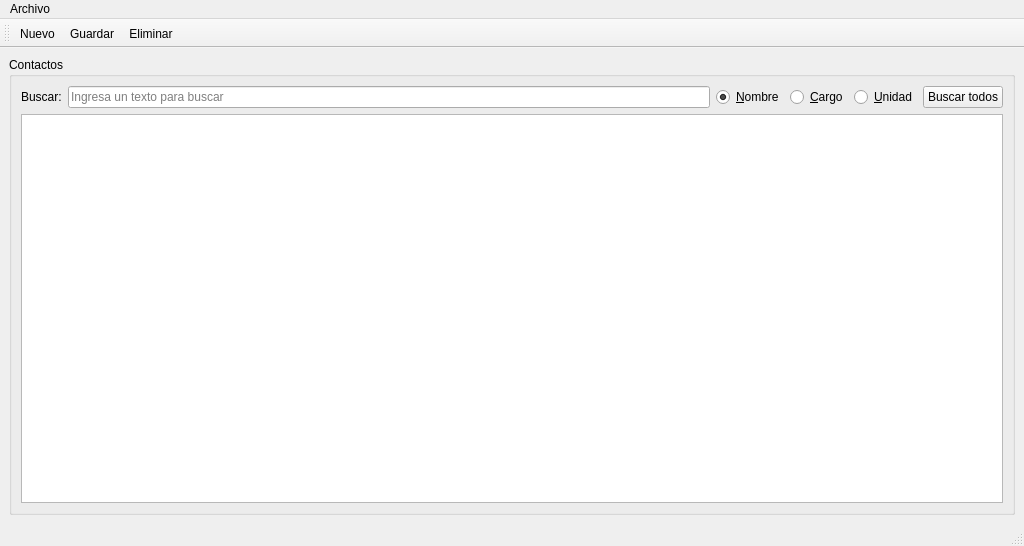
<?xml version="1.0" encoding="UTF-8"?>
<ui version="4.0">
 <class>ApolloLink</class>
 <widget class="QMainWindow" name="ApolloLink">
  <property name="geometry">
   <rect>
    <x>0</x>
    <y>0</y>
    <width>1024</width>
    <height>546</height>
   </rect>
  </property>
  <property name="minimumSize">
   <size>
    <width>1024</width>
    <height>400</height>
   </size>
  </property>
  <property name="windowTitle">
   <string>Directorio Telefónico</string>
  </property>
  <property name="windowIcon">
   <iconset resource="recursos.qrc">
    <normaloff>:/resources/app.png</normaloff>:/resources/app.png</iconset>
  </property>
  <widget class="QWidget" name="centralwidget">
   <layout class="QHBoxLayout" name="horizontalLayout_2">
    <item>
     <widget class="QGroupBox" name="groupBox">
      <property name="title">
       <string>Contactos</string>
      </property>
      <layout class="QVBoxLayout" name="verticalLayout">
       <item>
        <widget class="QWidget" name="widget" native="true">
         <layout class="QHBoxLayout" name="horizontalLayout">
          <property name="leftMargin">
           <number>0</number>
          </property>
          <property name="topMargin">
           <number>0</number>
          </property>
          <property name="rightMargin">
           <number>0</number>
          </property>
          <property name="bottomMargin">
           <number>0</number>
          </property>
          <item>
           <widget class="QLabel" name="label_9">
            <property name="text">
             <string>Buscar:</string>
            </property>
           </widget>
          </item>
          <item>
           <widget class="QLineEdit" name="inBuscar">
            <property name="placeholderText">
             <string>Ingresa un texto para buscar</string>
            </property>
           </widget>
          </item>
          <item>
           <widget class="QRadioButton" name="rbtnNombre">
            <property name="text">
             <string>&amp;Nombre</string>
            </property>
            <property name="checked">
             <bool>true</bool>
            </property>
           </widget>
          </item>
          <item>
           <widget class="QRadioButton" name="rbtnCargo">
            <property name="text">
             <string>&amp;Cargo</string>
            </property>
           </widget>
          </item>
          <item>
           <widget class="QRadioButton" name="rbtnUnidad">
            <property name="text">
             <string>&amp;Unidad</string>
            </property>
           </widget>
          </item>
          <item>
           <widget class="QPushButton" name="btnBuscar">
            <property name="text">
             <string>Buscar todos</string>
            </property>
           </widget>
          </item>
         </layout>
        </widget>
       </item>
       <item>
        <widget class="QTableWidget" name="tblContactos">
         <property name="styleSheet">
          <string notr="true">selection-background-color: rgb(255, 250, 175);
selection-color: rgb(4, 4, 4);</string>
         </property>
        </widget>
       </item>
      </layout>
     </widget>
    </item>
   </layout>
  </widget>
  <widget class="QMenuBar" name="menubar">
   <property name="geometry">
    <rect>
     <x>0</x>
     <y>0</y>
     <width>1024</width>
     <height>21</height>
    </rect>
   </property>
   <widget class="QMenu" name="menuArchivo">
    <property name="title">
     <string>Archivo</string>
    </property>
    <addaction name="actionNuevo"/>
    <addaction name="actionGuardar"/>
    <addaction name="actionEliminar"/>
    <addaction name="separator"/>
    <addaction name="actionSalir"/>
   </widget>
   <addaction name="menuArchivo"/>
  </widget>
  <widget class="QStatusBar" name="statusbar"/>
  <widget class="QToolBar" name="toolBar">
   <property name="windowTitle">
    <string>toolBar</string>
   </property>
   <attribute name="toolBarArea">
    <enum>TopToolBarArea</enum>
   </attribute>
   <attribute name="toolBarBreak">
    <bool>false</bool>
   </attribute>
   <addaction name="actionNuevo"/>
   <addaction name="actionGuardar"/>
   <addaction name="actionEliminar"/>
  </widget>
  <action name="actionNuevo">
   <property name="icon">
    <iconset resource="recursos.qrc">
     <normaloff>:/resources/agregar-usuario.png</normaloff>:/resources/agregar-usuario.png</iconset>
   </property>
   <property name="text">
    <string>Nuevo</string>
   </property>
   <property name="shortcut">
    <string>Ctrl+N</string>
   </property>
  </action>
  <action name="actionSalir">
   <property name="text">
    <string>Salir</string>
   </property>
   <property name="shortcut">
    <string>Ctrl+Q</string>
   </property>
  </action>
  <action name="actionGuardar">
   <property name="icon">
    <iconset theme="appointment-new" resource="recursos.qrc">
     <normaloff>:/resources/salvar.png</normaloff>:/resources/salvar.png</iconset>
   </property>
   <property name="text">
    <string>&amp;Guardar</string>
   </property>
   <property name="shortcut">
    <string>Ctrl+S</string>
   </property>
  </action>
  <action name="actionEliminar">
   <property name="icon">
    <iconset resource="recursos.qrc">
     <normaloff>:/resources/papelera-de-reciclaje.png</normaloff>:/resources/papelera-de-reciclaje.png</iconset>
   </property>
   <property name="text">
    <string>&amp;Eliminar</string>
   </property>
   <property name="shortcut">
    <string>Ctrl+E</string>
   </property>
  </action>
 </widget>
 <tabstops>
  <tabstop>inBuscar</tabstop>
  <tabstop>rbtnNombre</tabstop>
  <tabstop>rbtnCargo</tabstop>
  <tabstop>rbtnUnidad</tabstop>
  <tabstop>btnBuscar</tabstop>
  <tabstop>tblContactos</tabstop>
 </tabstops>
 <resources>
  <include location="recursos.qrc"/>
 </resources>
 <connections>
  <connection>
   <sender>actionSalir</sender>
   <signal>triggered()</signal>
   <receiver>ApolloLink</receiver>
   <slot>close()</slot>
   <hints>
    <hint type="sourcelabel">
     <x>-1</x>
     <y>-1</y>
    </hint>
    <hint type="destinationlabel">
     <x>399</x>
     <y>199</y>
    </hint>
   </hints>
  </connection>
 </connections>
</ui>
